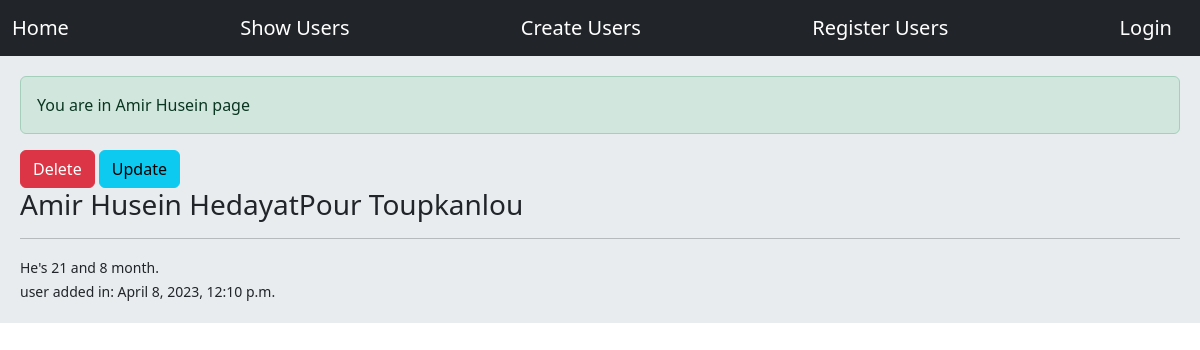
/usrs/info/1/, run on an earlier commit of the app's database.
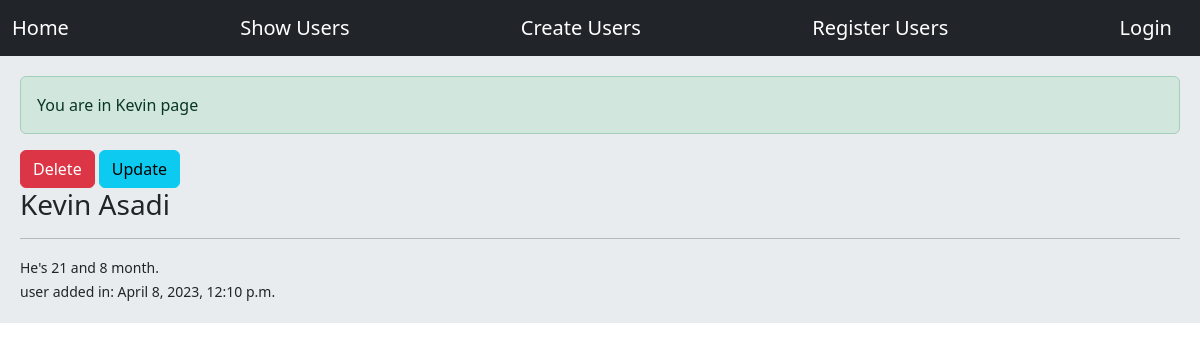
And on a later commit of the database.
### users/models.py (models this page shows)
class User(models.Model):
    first_name = models.CharField(max_length=50)
    last_name = models.CharField(max_length=50)
    bio = models.TextField()
    age = models.IntegerField()
    sex = models.CharField(max_length=1, null=True)
    create = models.DateTimeField()

### users/views.py (the view)
# urls.py: path('info/<int:user_id>/', views.show_infos, name='info'),
def show_infos(request, user_id):
    user = User.objects.get(id=user_id)
    messages.success(request, message=f'You are in {user.first_name} page', extra_tags='success')
    return render(request, 'user_info.html', context={'user': user})

### templates/user_info.html (shortened to what this page needs)
{% extends 'base.html' %}
{% block content %}
    <a class="btn btn-danger" href="{% url 'delete' user.id %}">Delete</a>
    <a class="btn btn-info" href="{% url 'update' user.id %}">Update</a>
    <h3>{{ user.first_name | capfirst }} {{ user.last_name | capfirst }}</h3>
    <hr>
    <small>
        {{ user.bio }}<br>
        user added in: {{ user.create }}
    </small>
{% endblock %}

What changed in the data, as far as the page shows it:
changed User: first_name "Amir Husein" → "Kevin"; last_name "HedayatPour Toupkanlou" → "Asadi"
Also different on the page:
new list line: "You are in Kevin page"
list line gone: "You are in Amir Husein page"
